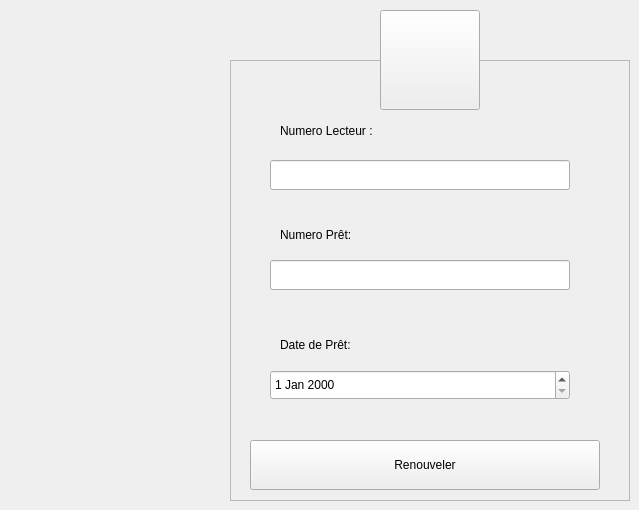
      <widget class="QWidget" name="pageModifierPret">
       <widget class="QPushButton" name="pret_4">
        <property name="geometry">
         <rect>
          <x>380</x>
          <y>10</y>
          <width>100</width>
          <height>100</height>
         </rect>
        </property>
        <property name="text">
         <string/>
        </property>
        <property name="icon">
         <iconset resource="sourceimage.qrc">
          <normaloff>:/images/copywriting.png</normaloff>:/images/copywriting.png</iconset>
        </property>
        <property name="iconSize">
         <size>
          <width>70</width>
          <height>70</height>
         </size>
        </property>
       </widget>
       <widget class="QFrame" name="frame_10">
        <property name="geometry">
         <rect>
          <x>230</x>
          <y>60</y>
          <width>400</width>
          <height>441</height>
         </rect>
        </property>
        <property name="frameShape">
         <enum>QFrame::StyledPanel</enum>
        </property>
        <property name="frameShadow">
         <enum>QFrame::Raised</enum>
        </property>
        <widget class="QLabel" name="numeroLecteurPret_3">
         <property name="geometry">
          <rect>
           <x>50</x>
           <y>50</y>
           <width>250</width>
           <height>41</height>
          </rect>
         </property>
         <property name="styleSheet">
          <string notr="true"/>
         </property>
         <property name="text">
          <string>Numero Lecteur :</string>
         </property>
        </widget>
        <widget class="QLabel" name="numeroLivrePret_3">
         <property name="geometry">
          <rect>
           <x>50</x>
           <y>150</y>
           <width>250</width>
           <height>50</height>
          </rect>
         </property>
         <property name="styleSheet">
          <string notr="true"/>
         </property>
         <property name="text">
          <string>Numero Prêt:</string>
         </property>
        </widget>
        <widget class="QLineEdit" name="numeroLecteurPretModifier">
         <property name="geometry">
          <rect>
           <x>40</x>
           <y>100</y>
           <width>300</width>
           <height>30</height>
          </rect>
         </property>
         <property name="styleSheet">
          <string notr="true">font: 10pt &quot;MS Shell Dlg 2&quot;;
color:rgb(255, 255, 255);</string>
         </property>
        </widget>
        <widget class="QLineEdit" name="numeroPretModifier">
         <property name="geometry">
          <rect>
           <x>40</x>
           <y>200</y>
           <width>300</width>
           <height>30</height>
          </rect>
         </property>
         <property name="styleSheet">
          <string notr="true">font: 10pt &quot;MS Shell Dlg 2&quot;;
color:rgb(255, 255, 255);</string>
         </property>
        </widget>
        <widget class="QPushButton" name="modifierPret">
         <property name="geometry">
          <rect>
           <x>20</x>
           <y>380</y>
           <width>350</width>
           <height>50</height>
          </rect>
         </property>
         <property name="text">
          <string>Renouveler</string>
         </property>
        </widget>
        <widget class="QLabel" name="numeroLivrePret_4">
         <property name="geometry">
          <rect>
           <x>50</x>
           <y>260</y>
           <width>250</width>
           <height>50</height>
          </rect>
         </property>
         <property name="styleSheet">
          <string notr="true"/>
         </property>
         <property name="text">
          <string>Date de Prêt:</string>
         </property>
        </widget>
        <widget class="QDateEdit" name="datePretModifier">
         <property name="geometry">
          <rect>
           <x>40</x>
           <y>310</y>
           <width>300</width>
           <height>30</height>
          </rect>
         </property>
        </widget>
        <zorder>numeroLecteurPret_3</zorder>
        <zorder>numeroLivrePret_3</zorder>
        <zorder>numeroLecteurPretModifier</zorder>
        <zorder>numeroPretModifier</zorder>
        <zorder>numeroLivrePret_4</zorder>
        <zorder>datePretModifier</zorder>
        <zorder>modifierPret</zorder>
       </widget>
       <zorder>frame_10</zorder>
       <zorder>pret_4</zorder>
      </widget>
